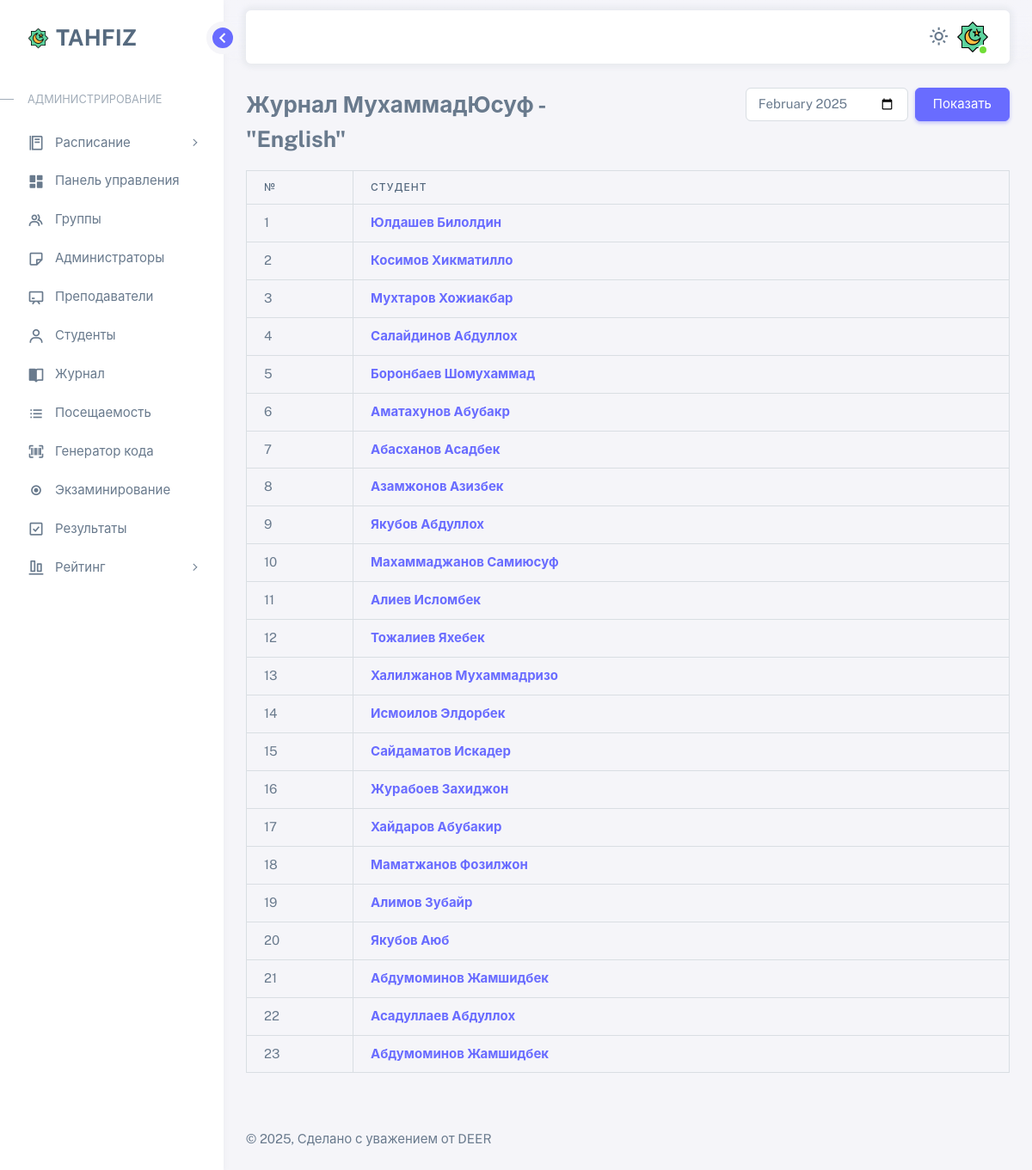
Screenshot of /grade/list/1/2/ (signed in) with the database file from the repository.
### apps/group/models.py (models this page shows, shortened)
class Group(models.Model):
    title = models.CharField(max_length=40, null=True)
    course = models.ForeignKey(Course, on_delete=models.SET_NULL, null=True)
    class Meta:
        verbose_name = 'Группа'
        verbose_name_plural = 'Группы'

### apps/schedule/models.py (models this page shows)
class Subject(models.Model):
    name = models.CharField(max_length=100)
    class Meta:
        verbose_name = 'Предмет'
        verbose_name_plural = 'Предметы'
    def __str__(self):
        return self.name

### apps/student/models.py (models this page shows, shortened)
class Student(models.Model):
    image = models.ImageField(upload_to='student/', null=True)
    to_pay = models.IntegerField(null=True)
    user = models.OneToOneField(
        User,
        on_delete=models.CASCADE,
        null=True)
    name = models.CharField(max_length=150)
    status = models.BooleanField(default=True)
    phone = models.CharField(max_length=12, default='996')
    group = models.ManyToManyField(Group)
    class Meta:
        verbose_name = 'Ученик'
        verbose_name_plural = 'Ученики'

### apps/grade/views.py (the view, shortened to what this page needs)
# urls.py: path('list/', list, name='administrator-list'),
def list(request, group_pk, subject_pk):
    group = Group.objects.get(id=group_pk)
    subject = Subject.objects.get(id=subject_pk)
    students = Student.objects.filter(group=group)
    grades = Grade.objects.filter(subject=subject)
    date = request.GET.get('month')
    if date:
        year, month = date.split('-')
        grades = grades.filter(Q(date__month=month) & Q(date__year=year))
    else:
        grades = grades.filter(Q(date__month=datetime.now().month) & Q(date__year=datetime.now().year))
        date = f'{datetime.now().year}-{datetime.now().month:02}'
    days = grades.dates('date', 'day')
    context = {
        'students': students,
        'subject': subject,
        'days': days,
        'date':date,
        'group': group,
    }
    return render(request, 'grade/list.html', context)

### templates/grade/list.html (shortened to what this page needs)
{% extends 'base.html' %}
{% load static %}
{% block content %}
<div class="row justify-content-between mb-3">
    <div class="col-md-6">
        <span class="fs-3 fw-bold">Журнал {{ group.title }} - "{{ subject }}"</span>
    </div>
    <div class="col-md-6 text-md-end">
        <form method="get" class="mb-4">
            <div class="row g-2 justify-content-md-end align-items-center">
                <div class="col-auto">
                    <input type="month" name="month" value='{{ date }}' class="form-control">
                </div>
                <div class="col-auto">
                    <button type="submit" class="btn btn-primary">Показать</button>
                </div>
            </div>
        </form>
    </div>
</div>
<table class="table table-bordered">
    <thead>
        <tr>
            <th style="width: 5%;">№</th>
            <th style="width: 35%;">Студент</th>
        </tr>
    </thead>
    <tbody>
    {% for student in students %}
    <tr>
        <td>{{ forloop.counter }}</td>
        <td>
            <div class="text-start">
                <span data-bs-toggle="modal" data-bs-target="#modalCenter{{student.id}}" class="fw-bold text-primary" style="cursor: pointer;">
                    {{ student.name }}
                </span>
            </div>
        </td>
    </tr>
    {% endfor %}
    </tbody>
</table>
{% endblock %}

### rows the page displays
Group: title "МухаммадЮсуф"
Subject: name "English"
Student: name "Юлдашев Билолдин"
Student: name "Косимов Хикматилло"
Student: name "Мухтаров Хожиакбар"
Student: name "Салайдинов Абдуллох"
Student: name "Боронбаев Шомухаммад"
Student: name "Аматахунов Абубакр"
Student: name "Абасханов Асадбек"
Student: name "Азамжонов Азизбек"
Student: name "Якубов Абдуллох"
Student: name "Махаммаджанов Самиюсуф"
Student: name "Алиев Исломбек"
Student: name "Тожалиев Яхебек"
Student: name "Халилжанов Мухаммадризо"
Student: name "Исмоилов Элдорбек"
Student: name "Сайдаматов Искадер"
Student: name "Журабоев Захиджон"
Student: name "Хайдаров Абубакир"
Student: name "Маматжанов Фозилжон"
Student: name "Алимов Зубайр"
Student: name "Якубов Аюб"
Student: name "Абдумоминов Жамшидбек"
Student: name "Асадуллаев Абдуллох"
Student: name "Абдумоминов Жамшидбек"
